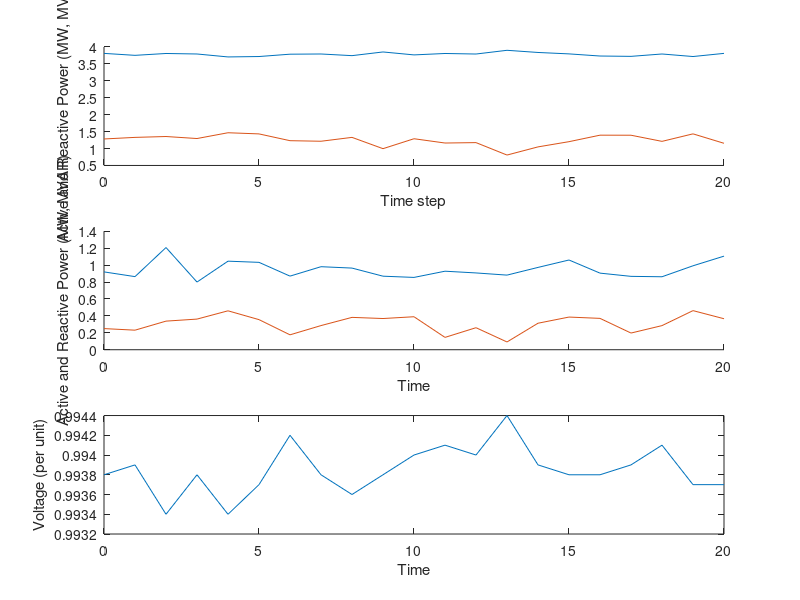

MATLAB code for this plot: (Note: this script raises an error after producing the figure.)
data = load('fcmw.txt');



time = data(:,1);
totalp = data(:,2);
totalq = data(:,3);
p4 = data(:,4);
q4 = data(:,5);
v = data(:,6);


t = figure;


subplot(3,1,1)       % add first plot in 2 x 1 grid
hold on;
plot(time,totalp)
hold off;
hold on;
plot(time,totalq)
hold off;
xlabel ('Time step');
ylabel ('Active and Reactive Power (MW, MVAR)');


subplot(3,1,2)
hold on;
plot(time,p4)
hold off;
hold on;
plot(time,q4)
hold off;
xlabel ('Time');
ylabel ('Active and Reactive Power (MW, MVAR)');


hold on
subplot(3,1,3)
plot(time,v)
xlabel ('Time');
ylabel ('Voltage (per unit)');
hold off


tightfig;

